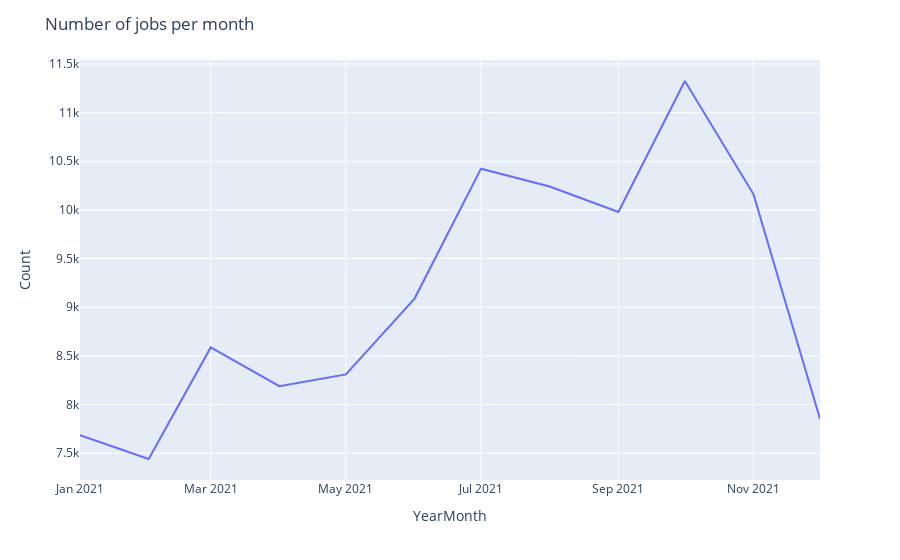

Here is the notebook cell this chart was saved with:
### Code cell
#plot line bar graph yearmonth count of jobs
fig = px.line(df_yearmonth, x='yearmonth', y='count')
fig.update_layout(  title_text='Number of jobs per month', xaxis_title='YearMonth', yaxis_title='Count')
fig.show()

### Figure 1 — Plotly figure (JSON) as saved in the notebook; plotly's stock layout.template omitted (floating-point values rounded to 4 significant figures)
{"data": [{"hovertemplate": "yearmonth=%{x}<br>count=%{y}<extra></extra>", "legendgroup": "", "line": {"color": "#636efa", "dash": "solid"}, "marker": {"symbol": "circle"}, "mode": "lines", "name": "", "orientation": "v", "showlegend": false, "type": "scatter", "x": ["2021-01", "2021-02", "2021-03", "2021-04", "2021-05", "2021-06", "2021-07", "2021-08", "2021-09", "2021-10", "2021-11", "2021-12"], "xaxis": "x", "y": [7684, 7440, 8587, 8188, 8309, 9089, 10424, 10241, 9978, 11325, 10160, 7851], "yaxis": "y"}], "layout": {"legend": {"tracegroupgap": 0}, "margin": {"t": 60}, "title": {"text": "Number of jobs per month"}, "xaxis": {"anchor": "y", "domain": [0, 1], "title": {"text": "YearMonth"}}, "yaxis": {"anchor": "x", "domain": [0, 1], "title": {"text": "Count"}}}}
